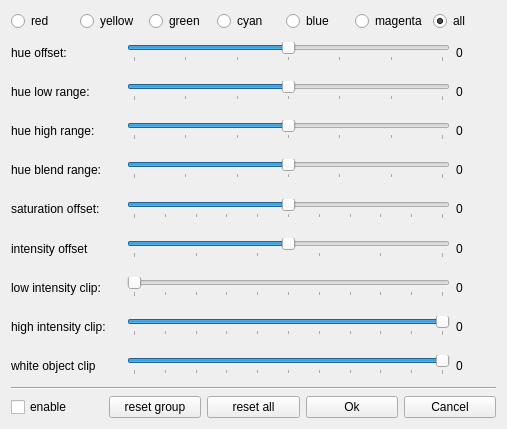
<?xml version="1.0" encoding="UTF-8"?>
<ui version="4.0">
 <class>HsiRemapperEditor</class>
 <widget class="QDialog" name="HsiRemapperEditor">
  <property name="geometry">
   <rect>
    <x>0</x>
    <y>0</y>
    <width>507</width>
    <height>429</height>
   </rect>
  </property>
  <property name="windowTitle">
   <string>HSI Remapper Property Editor</string>
  </property>
  <layout class="QVBoxLayout" name="verticalLayout">
   <item>
    <layout class="QHBoxLayout" name="horizontalLayout">
     <item>
      <widget class="QRadioButton" name="m_redButton">
       <property name="text">
        <string>red</string>
       </property>
      </widget>
     </item>
     <item>
      <widget class="QRadioButton" name="m_yellowButton">
       <property name="text">
        <string>yellow</string>
       </property>
      </widget>
     </item>
     <item>
      <widget class="QRadioButton" name="m_greenButton">
       <property name="text">
        <string>green</string>
       </property>
      </widget>
     </item>
     <item>
      <widget class="QRadioButton" name="m_cyanButton">
       <property name="text">
        <string>cyan</string>
       </property>
      </widget>
     </item>
     <item>
      <widget class="QRadioButton" name="m_blueButton">
       <property name="text">
        <string>blue</string>
       </property>
      </widget>
     </item>
     <item>
      <widget class="QRadioButton" name="m_magentaButton">
       <property name="text">
        <string>magenta</string>
       </property>
      </widget>
     </item>
     <item>
      <widget class="QRadioButton" name="m_allButton">
       <property name="text">
        <string>all</string>
       </property>
       <property name="checked">
        <bool>true</bool>
       </property>
      </widget>
     </item>
    </layout>
   </item>
   <item>
    <layout class="QVBoxLayout">
     <property name="spacing">
      <number>8</number>
     </property>
     <item>
      <layout class="QHBoxLayout">
       <item>
        <widget class="QLabel" name="m_hueOffsetLabel">
         <property name="minimumSize">
          <size>
           <width>110</width>
           <height>0</height>
          </size>
         </property>
         <property name="text">
          <string>hue offset:</string>
         </property>
         <property name="alignment">
          <set>Qt::AlignLeading|Qt::AlignLeft|Qt::AlignVCenter</set>
         </property>
         <property name="wordWrap">
          <bool>false</bool>
         </property>
        </widget>
       </item>
       <item>
        <widget class="QSlider" name="m_hueOffsetSlider">
         <property name="minimumSize">
          <size>
           <width>290</width>
           <height>0</height>
          </size>
         </property>
         <property name="minimum">
          <number>-180</number>
         </property>
         <property name="maximum">
          <number>180</number>
         </property>
         <property name="pageStep">
          <number>1</number>
         </property>
         <property name="tracking">
          <bool>false</bool>
         </property>
         <property name="orientation">
          <enum>Qt::Horizontal</enum>
         </property>
         <property name="tickPosition">
          <enum>QSlider::TicksBelow</enum>
         </property>
         <property name="tickInterval">
          <number>60</number>
         </property>
        </widget>
       </item>
       <item>
        <widget class="QLabel" name="m_hueOffsetValueLabel">
         <property name="minimumSize">
          <size>
           <width>40</width>
           <height>0</height>
          </size>
         </property>
         <property name="text">
          <string>0</string>
         </property>
         <property name="alignment">
          <set>Qt::AlignVCenter</set>
         </property>
         <property name="wordWrap">
          <bool>false</bool>
         </property>
        </widget>
       </item>
      </layout>
     </item>
     <item>
      <layout class="QHBoxLayout">
       <item>
        <widget class="QLabel" name="m_hueLowRangeLabel">
         <property name="minimumSize">
          <size>
           <width>110</width>
           <height>0</height>
          </size>
         </property>
         <property name="text">
          <string>hue low range:</string>
         </property>
         <property name="alignment">
          <set>Qt::AlignLeading|Qt::AlignLeft|Qt::AlignVCenter</set>
         </property>
         <property name="wordWrap">
          <bool>false</bool>
         </property>
        </widget>
       </item>
       <item>
        <widget class="QSlider" name="m_hueLowRangeSlider">
         <property name="minimumSize">
          <size>
           <width>290</width>
           <height>0</height>
          </size>
         </property>
         <property name="minimum">
          <number>-30</number>
         </property>
         <property name="maximum">
          <number>30</number>
         </property>
         <property name="pageStep">
          <number>1</number>
         </property>
         <property name="tracking">
          <bool>false</bool>
         </property>
         <property name="orientation">
          <enum>Qt::Horizontal</enum>
         </property>
         <property name="tickPosition">
          <enum>QSlider::TicksBelow</enum>
         </property>
         <property name="tickInterval">
          <number>10</number>
         </property>
        </widget>
       </item>
       <item>
        <widget class="QLabel" name="m_hueLowRangeValueLabel">
         <property name="minimumSize">
          <size>
           <width>40</width>
           <height>0</height>
          </size>
         </property>
         <property name="text">
          <string>0</string>
         </property>
         <property name="alignment">
          <set>Qt::AlignVCenter</set>
         </property>
         <property name="wordWrap">
          <bool>false</bool>
         </property>
        </widget>
       </item>
      </layout>
     </item>
     <item>
      <layout class="QHBoxLayout">
       <item>
        <widget class="QLabel" name="m_hueHighRangeLabel">
         <property name="minimumSize">
          <size>
           <width>110</width>
           <height>0</height>
          </size>
         </property>
         <property name="text">
          <string>hue high range:</string>
         </property>
         <property name="alignment">
          <set>Qt::AlignLeading|Qt::AlignLeft|Qt::AlignVCenter</set>
         </property>
         <property name="wordWrap">
          <bool>false</bool>
         </property>
        </widget>
       </item>
       <item>
        <widget class="QSlider" name="m_hueHighRangeSlider">
         <property name="minimumSize">
          <size>
           <width>290</width>
           <height>0</height>
          </size>
         </property>
         <property name="minimum">
          <number>-30</number>
         </property>
         <property name="maximum">
          <number>30</number>
         </property>
         <property name="pageStep">
          <number>1</number>
         </property>
         <property name="tracking">
          <bool>false</bool>
         </property>
         <property name="orientation">
          <enum>Qt::Horizontal</enum>
         </property>
         <property name="tickPosition">
          <enum>QSlider::TicksBelow</enum>
         </property>
         <property name="tickInterval">
          <number>10</number>
         </property>
        </widget>
       </item>
       <item>
        <widget class="QLabel" name="m_hueHighRangeValueLabel">
         <property name="minimumSize">
          <size>
           <width>40</width>
           <height>0</height>
          </size>
         </property>
         <property name="text">
          <string>0</string>
         </property>
         <property name="alignment">
          <set>Qt::AlignVCenter</set>
         </property>
         <property name="wordWrap">
          <bool>false</bool>
         </property>
        </widget>
       </item>
      </layout>
     </item>
     <item>
      <layout class="QHBoxLayout">
       <item>
        <widget class="QLabel" name="m_hueBlendRangeLabel">
         <property name="minimumSize">
          <size>
           <width>110</width>
           <height>0</height>
          </size>
         </property>
         <property name="text">
          <string>hue blend range:</string>
         </property>
         <property name="wordWrap">
          <bool>false</bool>
         </property>
        </widget>
       </item>
       <item>
        <widget class="QSlider" name="m_hueBlendRangeSlider">
         <property name="minimumSize">
          <size>
           <width>290</width>
           <height>0</height>
          </size>
         </property>
         <property name="maximum">
          <number>30</number>
         </property>
         <property name="pageStep">
          <number>1</number>
         </property>
         <property name="value">
          <number>15</number>
         </property>
         <property name="tracking">
          <bool>false</bool>
         </property>
         <property name="orientation">
          <enum>Qt::Horizontal</enum>
         </property>
         <property name="tickPosition">
          <enum>QSlider::TicksBelow</enum>
         </property>
         <property name="tickInterval">
          <number>5</number>
         </property>
        </widget>
       </item>
       <item>
        <widget class="QLabel" name="m_hueBlendRangeValueLabel">
         <property name="minimumSize">
          <size>
           <width>40</width>
           <height>0</height>
          </size>
         </property>
         <property name="text">
          <string>0</string>
         </property>
         <property name="wordWrap">
          <bool>false</bool>
         </property>
        </widget>
       </item>
      </layout>
     </item>
     <item>
      <layout class="QHBoxLayout">
       <item>
        <widget class="QLabel" name="m_saturationOffsetLabel">
         <property name="minimumSize">
          <size>
           <width>110</width>
           <height>0</height>
          </size>
         </property>
         <property name="text">
          <string>saturation offset:</string>
         </property>
         <property name="alignment">
          <set>Qt::AlignLeading|Qt::AlignLeft|Qt::AlignVCenter</set>
         </property>
         <property name="wordWrap">
          <bool>false</bool>
         </property>
        </widget>
       </item>
       <item>
        <widget class="QSlider" name="m_saturationOffsetSlider">
         <property name="minimumSize">
          <size>
           <width>290</width>
           <height>0</height>
          </size>
         </property>
         <property name="minimum">
          <number>-200</number>
         </property>
         <property name="maximum">
          <number>200</number>
         </property>
         <property name="pageStep">
          <number>1</number>
         </property>
         <property name="tracking">
          <bool>false</bool>
         </property>
         <property name="orientation">
          <enum>Qt::Horizontal</enum>
         </property>
         <property name="tickPosition">
          <enum>QSlider::TicksBelow</enum>
         </property>
         <property name="tickInterval">
          <number>40</number>
         </property>
        </widget>
       </item>
       <item>
        <widget class="QLabel" name="m_saturationOffsetValueLabel">
         <property name="minimumSize">
          <size>
           <width>40</width>
           <height>0</height>
          </size>
         </property>
         <property name="text">
          <string>0</string>
         </property>
         <property name="wordWrap">
          <bool>false</bool>
         </property>
        </widget>
       </item>
      </layout>
     </item>
     <item>
      <layout class="QHBoxLayout">
       <item>
        <widget class="QLabel" name="m_intensityOffsetLabel">
         <property name="minimumSize">
          <size>
           <width>110</width>
           <height>0</height>
          </size>
         </property>
         <property name="text">
          <string>intensity offset</string>
         </property>
         <property name="alignment">
          <set>Qt::AlignLeading|Qt::AlignLeft|Qt::AlignVCenter</set>
         </property>
         <property name="wordWrap">
          <bool>false</bool>
         </property>
        </widget>
       </item>
       <item>
        <widget class="QSlider" name="m_intensityOffsetSlider">
         <property name="minimumSize">
          <size>
           <width>290</width>
           <height>0</height>
          </size>
         </property>
         <property name="minimum">
          <number>-100</number>
         </property>
         <property name="maximum">
          <number>100</number>
         </property>
         <property name="pageStep">
          <number>1</number>
         </property>
         <property name="tracking">
          <bool>false</bool>
         </property>
         <property name="orientation">
          <enum>Qt::Horizontal</enum>
         </property>
         <property name="tickPosition">
          <enum>QSlider::TicksBelow</enum>
         </property>
         <property name="tickInterval">
          <number>40</number>
         </property>
        </widget>
       </item>
       <item>
        <widget class="QLabel" name="m_intensityOffsetValueLabel">
         <property name="minimumSize">
          <size>
           <width>40</width>
           <height>0</height>
          </size>
         </property>
         <property name="text">
          <string>0</string>
         </property>
         <property name="wordWrap">
          <bool>false</bool>
         </property>
        </widget>
       </item>
      </layout>
     </item>
     <item>
      <layout class="QHBoxLayout">
       <item>
        <widget class="QLabel" name="m_lowIntensityClipLabel">
         <property name="minimumSize">
          <size>
           <width>110</width>
           <height>0</height>
          </size>
         </property>
         <property name="text">
          <string>low intensity clip:</string>
         </property>
         <property name="alignment">
          <set>Qt::AlignLeading|Qt::AlignLeft|Qt::AlignVCenter</set>
         </property>
         <property name="wordWrap">
          <bool>false</bool>
         </property>
        </widget>
       </item>
       <item>
        <widget class="QSlider" name="m_lowIntensityClipSlider">
         <property name="minimumSize">
          <size>
           <width>290</width>
           <height>0</height>
          </size>
         </property>
         <property name="maximum">
          <number>400</number>
         </property>
         <property name="pageStep">
          <number>1</number>
         </property>
         <property name="tracking">
          <bool>false</bool>
         </property>
         <property name="orientation">
          <enum>Qt::Horizontal</enum>
         </property>
         <property name="tickPosition">
          <enum>QSlider::TicksBelow</enum>
         </property>
         <property name="tickInterval">
          <number>40</number>
         </property>
        </widget>
       </item>
       <item>
        <widget class="QLabel" name="m_lowIntensityClipValueLabel">
         <property name="minimumSize">
          <size>
           <width>40</width>
           <height>0</height>
          </size>
         </property>
         <property name="text">
          <string>0</string>
         </property>
         <property name="wordWrap">
          <bool>false</bool>
         </property>
        </widget>
       </item>
      </layout>
     </item>
     <item>
      <layout class="QHBoxLayout">
       <item>
        <widget class="QLabel" name="m_highIntensityClipLabel">
         <property name="minimumSize">
          <size>
           <width>110</width>
           <height>0</height>
          </size>
         </property>
         <property name="text">
          <string>high intensity clip:</string>
         </property>
         <property name="alignment">
          <set>Qt::AlignLeading|Qt::AlignLeft|Qt::AlignVCenter</set>
         </property>
         <property name="wordWrap">
          <bool>false</bool>
         </property>
        </widget>
       </item>
       <item>
        <widget class="QSlider" name="m_highIntensityClipSlider">
         <property name="minimumSize">
          <size>
           <width>290</width>
           <height>0</height>
          </size>
         </property>
         <property name="maximum">
          <number>400</number>
         </property>
         <property name="pageStep">
          <number>1</number>
         </property>
         <property name="value">
          <number>400</number>
         </property>
         <property name="tracking">
          <bool>false</bool>
         </property>
         <property name="orientation">
          <enum>Qt::Horizontal</enum>
         </property>
         <property name="tickPosition">
          <enum>QSlider::TicksBelow</enum>
         </property>
         <property name="tickInterval">
          <number>40</number>
         </property>
        </widget>
       </item>
       <item>
        <widget class="QLabel" name="m_highIntensityClipValueLabel">
         <property name="minimumSize">
          <size>
           <width>40</width>
           <height>0</height>
          </size>
         </property>
         <property name="text">
          <string>0</string>
         </property>
         <property name="wordWrap">
          <bool>false</bool>
         </property>
        </widget>
       </item>
      </layout>
     </item>
     <item>
      <layout class="QHBoxLayout">
       <item>
        <widget class="QLabel" name="m_whiteObjectClipLabel">
         <property name="minimumSize">
          <size>
           <width>110</width>
           <height>0</height>
          </size>
         </property>
         <property name="text">
          <string>white object clip</string>
         </property>
         <property name="wordWrap">
          <bool>false</bool>
         </property>
        </widget>
       </item>
       <item>
        <widget class="QSlider" name="m_whiteObjectClipSlider">
         <property name="minimumSize">
          <size>
           <width>290</width>
           <height>0</height>
          </size>
         </property>
         <property name="minimum">
          <number>320</number>
         </property>
         <property name="maximum">
          <number>400</number>
         </property>
         <property name="pageStep">
          <number>1</number>
         </property>
         <property name="value">
          <number>400</number>
         </property>
         <property name="tracking">
          <bool>false</bool>
         </property>
         <property name="orientation">
          <enum>Qt::Horizontal</enum>
         </property>
         <property name="tickPosition">
          <enum>QSlider::TicksBelow</enum>
         </property>
         <property name="tickInterval">
          <number>8</number>
         </property>
        </widget>
       </item>
       <item>
        <widget class="QLabel" name="m_whiteObjectClipValueLabel">
         <property name="minimumSize">
          <size>
           <width>40</width>
           <height>0</height>
          </size>
         </property>
         <property name="text">
          <string>0</string>
         </property>
         <property name="wordWrap">
          <bool>false</bool>
         </property>
        </widget>
       </item>
      </layout>
     </item>
    </layout>
   </item>
   <item>
    <widget class="Line" name="line1">
     <property name="frameShape">
      <enum>QFrame::HLine</enum>
     </property>
     <property name="frameShadow">
      <enum>QFrame::Sunken</enum>
     </property>
    </widget>
   </item>
   <item>
    <layout class="QHBoxLayout" name="horizontalLayout_2">
     <item>
      <widget class="QCheckBox" name="m_enableButton">
       <property name="text">
        <string>enable</string>
       </property>
      </widget>
     </item>
     <item>
      <widget class="QPushButton" name="m_resetGroupButton">
       <property name="text">
        <string>reset group</string>
       </property>
       <property name="autoDefault">
        <bool>false</bool>
       </property>
      </widget>
     </item>
     <item>
      <widget class="QPushButton" name="m_resetAllButton">
       <property name="text">
        <string>reset all</string>
       </property>
       <property name="autoDefault">
        <bool>false</bool>
       </property>
      </widget>
     </item>
     <item>
      <widget class="QPushButton" name="m_okButton">
       <property name="text">
        <string>Ok</string>
       </property>
       <property name="autoDefault">
        <bool>false</bool>
       </property>
      </widget>
     </item>
     <item>
      <widget class="QPushButton" name="m_cancelButton">
       <property name="text">
        <string>Cancel</string>
       </property>
       <property name="autoDefault">
        <bool>false</bool>
       </property>
      </widget>
     </item>
    </layout>
   </item>
  </layout>
 </widget>
 <layoutdefault spacing="6" margin="11"/>
 <pixmapfunction>qPixmapFromMimeSource</pixmapfunction>
 <resources/>
 <connections/>
</ui>
